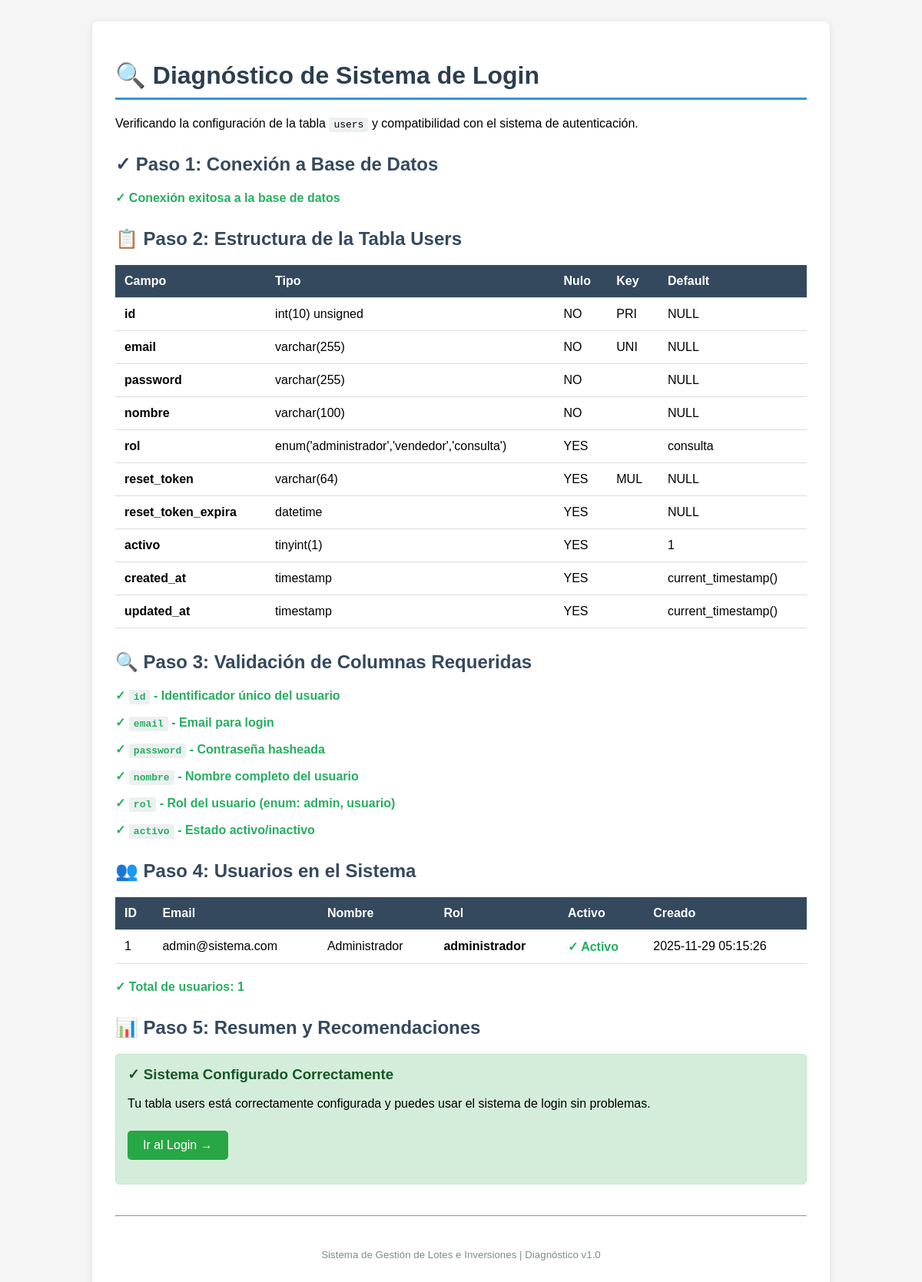
/diagnostico_login.php, run on the app's committed database.
### tables this page shows
CREATE TABLE `users` (
  `id` int(10) UNSIGNED NOT NULL,
  `email` varchar(255) NOT NULL,
  `password` varchar(255) NOT NULL,
  `nombre` varchar(100) NOT NULL,
  `rol` enum('administrador','vendedor','consulta') DEFAULT 'consulta',
  `reset_token` varchar(64) DEFAULT NULL COMMENT 'Token para recuperación de contraseña',
  `reset_token_expira` datetime DEFAULT NULL COMMENT 'Fecha de expiración del token',
  `activo` tinyint(1) DEFAULT 1 COMMENT 'Estado del usuario',
  `created_at` timestamp NULL DEFAULT current_timestamp(),
  `updated_at` timestamp NULL DEFAULT current_timestamp() ON UPDATE current_timestamp()
);

### core/Database.php (called while the page is built, shortened)
<?php
class Database
{
    private static $instance = null;
    private $pdo;
    private function __construct()
    {
        try {
            $dsn = "mysql:host=" . DB_HOST . ";dbname=" . DB_NAME . ";charset=" . DB_CHARSET;
            $options = [
                PDO::ATTR_ERRMODE            => PDO::ERRMODE_EXCEPTION,
                PDO::ATTR_DEFAULT_FETCH_MODE => PDO::FETCH_ASSOC,
                PDO::ATTR_EMULATE_PREPARES   => false,
                PDO::MYSQL_ATTR_INIT_COMMAND => "SET NAMES " . DB_CHARSET
            ];
            $this->pdo = new PDO($dsn, DB_USER, DB_PASS, $options);
        } catch (PDOException $e) {
            throw new Exception("Error de conexión a la base de datos: " . $e->getMessage());
        }
    }
    public static function getInstance()
    {
        if (self::$instance === null) {
            self::$instance = new self();
        }
        return self::$instance;
    }
    public function query($sql, $params = [])
    {
        try {
            $stmt = $this->pdo->prepare($sql);
            $stmt->execute($params);
            return $stmt;
        } catch (PDOException $e) {
            throw new Exception("Error en la consulta: " . $e->getMessage());
        }
    }
    public function fetchAll($sql, $params = [])
    {
        $stmt = $this->query($sql, $params);
        return $stmt->fetchAll();
    }
}

### diagnostico_login.php (the view, shortened to what this page needs)
<?php
require_once __DIR__ . '/core/Database.php';
?>
<!DOCTYPE html>
<html lang="es">
<head>
</head>
<body>
    <div class="container">
        <h1>🔍 Diagnóstico de Sistema de Login</h1>
        <p>Verificando la configuración de la tabla <code>users</code> y compatibilidad con el sistema de autenticación.</p>
        <?php
        try {
            $db = Database::getInstance();
            echo "<h2>✓ Paso 1: Conexión a Base de Datos</h2>";
            echo "<p class='success'>✓ Conexión exitosa a la base de datos</p>";
            echo "<h2>📋 Paso 2: Estructura de la Tabla Users</h2>";
            $columns = $db->fetchAll("SHOW COLUMNS FROM users");
            echo "<table>";
            echo "<tr><th>Campo</th><th>Tipo</th><th>Nulo</th><th>Key</th><th>Default</th></tr>";
            $columnsNames = [];
            foreach ($columns as $col) {
                echo "<tr>";
                echo "<td><strong>" . htmlspecialchars($col['Field']) . "</strong></td>";
                echo "<td>" . htmlspecialchars($col['Type']) . "</td>";
                echo "<td>" . htmlspecialchars($col['Null']) . "</td>";
                echo "<td>" . htmlspecialchars($col['Key']) . "</td>";
                echo "<td>" . htmlspecialchars($col['Default'] ?? 'NULL') . "</td>";
                echo "</tr>";
                $columnsNames[] = $col['Field'];
            }
            echo "</table>";
            echo "<h2>🔍 Paso 3: Validación de Columnas Requeridas</h2>";
            $requiredColumns = [
                'id' => 'Identificador único del usuario',
                'email' => 'Email para login',
                'password' => 'Contraseña hasheada',
                'nombre' => 'Nombre completo del usuario',
                'rol' => 'Rol del usuario (enum: admin, usuario)',
                'activo' => 'Estado activo/inactivo'
            ];
            $allCorrect = true;
            foreach ($requiredColumns as $colName => $description) {
                if (in_array($colName, $columnsNames)) {
                    echo "<p class='success'>✓ <code>{$colName}</code> - {$description}</p>";
                } else {
                    echo "<p class='error'>✗ <code>{$colName}</code> - {$description} <strong>NO EXISTE</strong></p>";
                    $allCorrect = false;
                }
            }
            $hasDeprecated = false;
            echo "<h2>👥 Paso 4: Usuarios en el Sistema</h2>";
            $users = $db->fetchAll("SELECT id, email, nombre, rol, activo, created_at FROM users ORDER BY id ASC");
            if (empty($users)) {
                echo "<p class='warning'>⚠ No hay usuarios registrados en el sistema</p>";
                echo "<div class='info'><strong>Acción recomendada:</strong> Necesitas crear al menos un usuario administrador para acceder al sistema.</div>";
            } else {
                echo "<table>";
                echo "<tr><th>ID</th><th>Email</th><th>Nombre</th><th>Rol</th><th>Activo</th><th>Creado</th></tr>";
                foreach ($users as $user) {
                    $activoClass = $user['activo'] ? 'success' : 'error';
                    echo "<tr>";
                    echo "<td>" . htmlspecialchars($user['id']) . "</td>";
                    echo "<td>" . htmlspecialchars($user['email']) . "</td>";
                    echo "<td>" . htmlspecialchars($user['nombre']) . "</td>";
                    echo "<td><strong>" . htmlspecialchars($user['rol']) . "</strong></td>";
                    echo "<td class='{$activoClass}'>" . ($user['activo'] ? '✓ Activo' : '✗ Inactivo') . "</td>";
                    echo "<td>" . htmlspecialchars($user['created_at']) . "</td>";
                    echo "</tr>";
                }
                echo "</table>";
                echo "<p class='success'>✓ Total de usuarios: <strong>" . count($users) . "</strong></p>";
            }
            echo "<h2>📊 Paso 5: Resumen y Recomendaciones</h2>";
            if ($allCorrect && !$hasDeprecated && !empty($users)) {
                echo "<div class='step' style='background:#d4edda;border-color:#c3e6cb;'>";
                echo "<h3 style='color:#155724;margin-top:0;'>✓ Sistema Configurado Correctamente</h3>";
                echo "<p>Tu tabla users está correctamente configurada y puedes usar el sistema de login sin problemas.</p>";
                echo "<p><a href='/auth/login' style='background:#28a745;color:white;padding:10px 20px;text-decoration:none;border-radius:5px;display:inline-block;margin-top:10px;'>Ir al Login →</a></p>";
                echo "</div>";
            }
        } catch (Exception $e) {
            echo "<div class='step' style='background:#f8d7da;border-color:#f5c6cb;'>";
            echo "<h3 style='color:#721c24;margin-top:0;'>✗ Error de Conexión</h3>";
            echo "<p><strong>Mensaje:</strong> " . htmlspecialchars($e->getMessage()) . "</p>";
            echo "<p>Verifica tu configuración en <code>config/config.php</code></p>";
            echo "</div>";
        }
        ?>
        <hr style="margin: 40px 0;">
        <p style="text-align: center; color: #7f8c8d;">
            <small>Sistema de Gestión de Lotes e Inversiones | Diagnóstico v1.0</small>
        </p>
    </div>
</body>
</html>

### diagnostico_login.php (style rules this page uses)
body { font-family: Arial; padding: 20px; background: #f5f5f5; }
.container { max-width: 900px; margin: 0 auto; background: white; padding: 30px; border-radius: 8px; box-shadow: 0 2px 10px rgba(0,0,0,0.1); }
h1 { color: #2c3e50; border-bottom: 3px solid #3498db; padding-bottom: 10px; }
h2 { color: #34495e; margin-top: 30px; }
.success { color: #27ae60; font-weight: bold; }
table { width: 100%; border-collapse: collapse; margin: 20px 0; }
th, td { padding: 12px; text-align: left; border-bottom: 1px solid #ddd; }
th { background: #34495e; color: white; }
code { background: #ecf0f1; padding: 2px 6px; border-radius: 3px; font-family: monospace; }
.step { background: #fff; border: 1px solid #ddd; padding: 15px; margin: 10px 0; border-radius: 5px; }

### data on the page
users: id "1", email "admin@sistema.com", nombre "Administrador", rol "administrador", activo "✓ Activo", created_at "2025-11-29 05:15:26"

### other printed values
$col['Field'] "id"
$col['Type'] "int(10) unsigned"
$col['Null'] "NO"
$col['Key'] "PRI"
$col['Default'] "NULL"
$col['Field'] "email"
$col['Type'] "varchar(255)"
$col['Key'] "UNI"
$col['Field'] "password"
$col['Field'] "nombre"
$col['Type'] "varchar(100)"
$col['Field'] "rol"
$col['Type'] "enum('administrador','vendedor','consulta')"
$col['Null'] "YES"
$col['Default'] "consulta"
